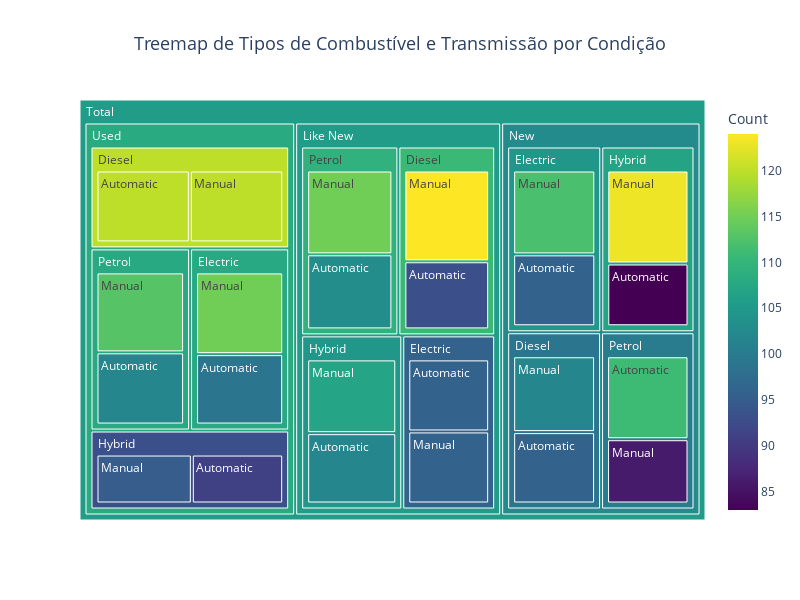

Notebook code for this chart:
### Code cell
import plotly.express as px
# Create treemap
fig = px.treemap(grouped_df_9, 
                 path=[px.Constant("Total"), 'Condition', 'Fuel Type', 'Transmission'],
                 values='Count',
                 color='Count',
                 color_continuous_scale='Viridis',
                 title='Treemap de Tipos de Combustível e Transmissão por Condição')

fig.update_layout(
    width=800,
    height=600,
    title_x=0.5,
    title_font_size=18
)

### Figure 1 — Plotly figure (JSON) as saved in the notebook; plotly's stock layout.template omitted (floating-point values rounded to 4 significant figures)
{"data": [{"branchvalues": "total", "customdata": [[93], [96], [120], [96], [96], [99], [102], [83], [91], [103], [111], [102], [124], [102], [120], [96], [112], [115], [107], [123], [95], [115], [86], [113], [110.7], [99.09], [120], [96], [104.6], [107.6], [104.6], [106.9], [93.04], [109.3], [100.1], [107.8], [105.4], [102.7], [108.0], [105.4]], "domain": {"x": [0, 1], "y": [0, 1]}, "hovertemplate": "labels=%{label}<br>Count_sum=%{value}<br>parent=%{parent}<br>id=%{id}<br>Count=%{color}<extra></extra>", "ids": ["Total/Like New/Diesel/Automatic", "Total/New/Diesel/Automatic", "Total/Used/Diesel/Automatic", "Total/Like New/Electric/Automatic", "Total/New/Electric/Automatic", "Total/Used/Electric/Automatic", "Total/Like New/Hybrid/Automatic", "Total/New/Hybrid/Automatic", "Total/Used/Hybrid/Automatic", "Total/Like New/Petrol/Automatic", "Total/New/Petrol/Automatic", "Total/Used/Petrol/Automatic", "Total/Like New/Diesel/Manual", "Total/New/Diesel/Manual", "Total/Used/Diesel/Manual", "Total/Like New/Electric/Manual", "Total/New/Electric/Manual", "Total/Used/Electric/Manual", "Total/Like New/Hybrid/Manual", "Total/New/Hybrid/Manual", "Total/Used/Hybrid/Manual", "Total/Like New/Petrol/Manual", "Total/New/Petrol/Manual", "Total/Used/Petrol/Manual", "Total/Like New/Diesel", "Total/New/Diesel", "Total/Used/Diesel", "Total/Like New/Electric", "Total/New/Electric", "Total/Used/Electric", "Total/Like New/Hybrid", "Total/New/Hybrid", "Total/Used/Hybrid", "Total/Like New/Petrol", "Total/New/Petrol", "Total/Used/Petrol", "Total/Like New", "Total/New", "Total/Used", "Total"], "labels": ["Automatic", "Automatic", "Automatic", "Automatic", "Automatic", "Automatic", "Automatic", "Automatic", "Automatic", "Automatic", "Automatic", "Automatic", "Manual", "Manual", "Manual", "Manual", "Manual", "Manual", "Manual", "Manual", "Manual", "Manual", "Manual", "Manual", "Diesel", "Diesel", "Diesel", "Electric", "Electric", "Electric", "Hybrid", "Hybrid", "Hybrid", "Petrol", "Petrol", "Petrol", "Like New", "New", "Used", "Total"], "marker": {"coloraxis": "coloraxis", "colors": [93, 96, 120, 96, 96, 99, 102, 83, 91, 103, 111, 102, 124, 102, 120, 96, 112, 115, 107, 123, 95, 115, 86, 113, 110.7, 99.09, 120, 96, 104.6, 107.6, 104.6, 106.9, 93.04, 109.3, 100.1, 107.8, 105.4, 102.7, 108.0, 105.4]}, "name": "", "parents": ["Total/Like New/Diesel", "Total/New/Diesel", "Total/Used/Diesel", "Total/Like New/Electric", "Total/New/Electric", "Total/Used/Electric", "Total/Like New/Hybrid", "Total/New/Hybrid", "Total/Used/Hybrid", "Total/Like New/Petrol", "Total/New/Petrol", "Total/Used/Petrol", "Total/Like New/Diesel", "Total/New/Diesel", "Total/Used/Diesel", "Total/Like New/Electric", "Total/New/Electric", "Total/Used/Electric", "Total/Like New/Hybrid", "Total/New/Hybrid", "Total/Used/Hybrid", "Total/Like New/Petrol", "Total/New/Petrol", "Total/Used/Petrol", "Total/Like New", "Total/New", "Total/Used", "Total/Like New", "Total/New", "Total/Used", "Total/Like New", "Total/New", "Total/Used", "Total/Like New", "Total/New", "Total/Used", "Total", "Total", "Total", ""], "type": "treemap", "values": [93, 96, 120, 96, 96, 99, 102, 83, 91, 103, 111, 102, 124, 102, 120, 96, 112, 115, 107, 123, 95, 115, 86, 113, 217, 198, 240, 192, 208, 214, 209, 206, 186, 218, 197, 215, 836, 809, 855, 2500]}], "layout": {"coloraxis": {"colorbar": {"title": {"text": "Count"}}, "colorscale": [[0, "#440154"], [0.1111, "#482878"], [0.2222, "#3e4989"], [0.3333, "#31688e"], [0.4444, "#26828e"], [0.5556, "#1f9e89"], [0.6667, "#35b779"], [0.7778, "#6ece58"], [0.8889, "#b5de2b"], [1, "#fde725"]]}, "height": 600, "legend": {"tracegroupgap": 0}, "title": {"font": {"size": 18}, "text": "Treemap de Tipos de Combustível e Transmissão por Condição", "x": 0.5}, "width": 800}}
